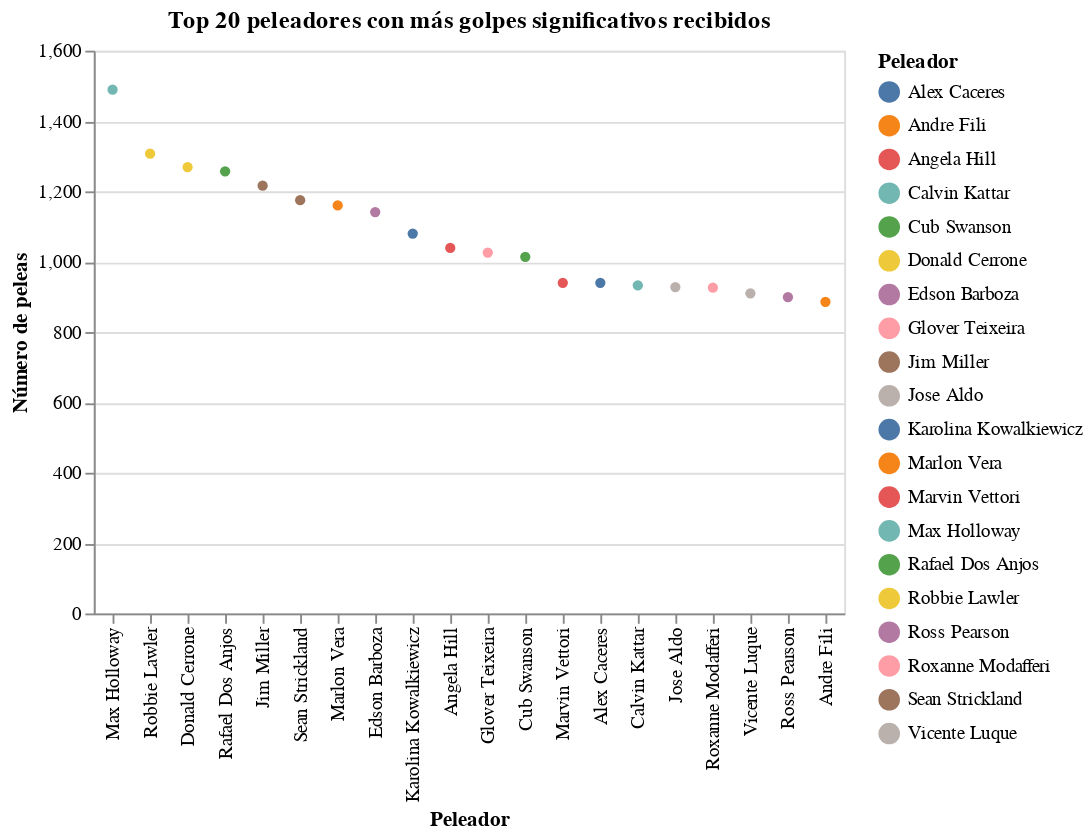

This figure's notebook cell:
### Code cell
#Gráfica
chart = alt.Chart(sig_hits_sum.head(20)).mark_line(point=True).encode(
    x=alt.X('fighter_1:N', sort='-y', title='Peleador'),
    y=alt.Y('sig_str_abs_1:Q', title='Número de peleas'),
    color=alt.Color('fighter_1:N', title='Peleador'),
    tooltip=['fighter_1', 'sig_str_abs_1']
).properties(
    title='Top 20 peleadores con más golpes significativos recibidos'
).interactive()

chart

### Figure 1 — Vega-Lite specification as saved in the notebook (floating-point values rounded to 4 significant figures)
{"config": {"view": {"continuousWidth": 300, "continuousHeight": 300}}, "data": {"name": "data-94ea7f92fe18d71e1ea17758037987bc"}, "mark": {"type": "line", "point": true}, "encoding": {"color": {"field": "fighter_1", "title": "Peleador", "type": "nominal"}, "tooltip": [{"field": "fighter_1", "type": "nominal"}, {"field": "sig_str_abs_1", "type": "quantitative"}], "x": {"field": "fighter_1", "sort": "-y", "title": "Peleador", "type": "nominal"}, "y": {"field": "sig_str_abs_1", "title": "Número de peleas", "type": "quantitative"}}, "params": [{"name": "param_8", "select": {"type": "interval", "encodings": ["x", "y"]}, "bind": "scales"}], "title": "Top 20 peleadores con más golpes significativos recibidos", "$schema": "https://vega.github.io/schema/vega-lite/v5.8.0.json", "datasets": {"data-94ea7f92fe18d71e1ea17758037987bc": [{"fighter_1": "Max Holloway", "sig_str_abs_1": 1489.0}, {"fighter_1": "Robbie Lawler", "sig_str_abs_1": 1307.0}, {"fighter_1": "Donald Cerrone", "sig_str_abs_1": 1269.0}, {"fighter_1": "Rafael Dos Anjos", "sig_str_abs_1": 1257.0}, {"fighter_1": "Jim Miller", "sig_str_abs_1": 1216.0}, {"fighter_1": "Sean Strickland", "sig_str_abs_1": 1175.0}, {"fighter_1": "Marlon Vera", "sig_str_abs_1": 1160.0}, {"fighter_1": "Edson Barboza", "sig_str_abs_1": 1141.0}, {"fighter_1": "Karolina Kowalkiewicz", "sig_str_abs_1": 1080.0}, {"fighter_1": "Angela Hill", "sig_str_abs_1": 1039.0}, {"fighter_1": "Glover Teixeira", "sig_str_abs_1": 1026.0}, {"fighter_1": "Cub Swanson", "sig_str_abs_1": 1014.0}, {"fighter_1": "Marvin Vettori", "sig_str_abs_1": 940.0}, {"fighter_1": "Alex Caceres", "sig_str_abs_1": 940.0}, {"fighter_1": "Calvin Kattar", "sig_str_abs_1": 933.0}, {"fighter_1": "Jose Aldo", "sig_str_abs_1": 928.0}, {"fighter_1": "Roxanne Modafferi", "sig_str_abs_1": 926.0}, {"fighter_1": "Vicente Luque", "sig_str_abs_1": 910.0}, {"fighter_1": "Ross Pearson", "sig_str_abs_1": 899.0}, {"fighter_1": "Andre Fili", "sig_str_abs_1": 886.0}]}}
